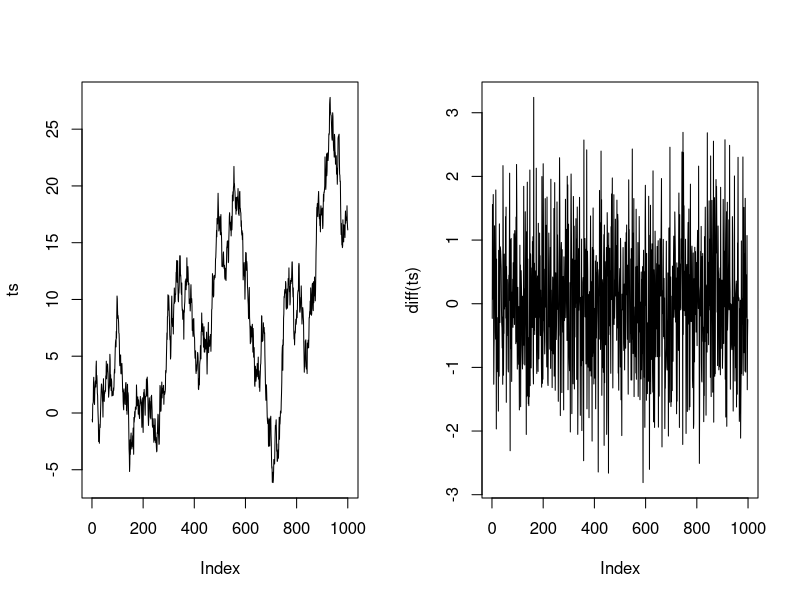

Generate this figure with R: (Note: this script raises an error after producing the figure.)
set.seed(123)
x = rnorm(1000)
ts <- cumsum(x)
diff_ts <- diff(ts)
par(mfrow=c(1,2))
plot(ts, type='l')
plot(diff(ts), type='l')

dt <- cars
length(dt[,1])

abs(x) #x의 절대값
log(x, base = y) #밑을 y로 하는 x의 log, 밑을 지정하지 않으면 lnx를 return
exp(x) #e의 x제곱
sqrt(x) #x의 제곱근
factanal(x) #x팩토리얼

x_vector <- seq(45, 55, by = 1)
log(x_vector)
exp(x_vector)
sqrt(x_vector)
factorial(x_vector)

mean(x) #x의 평균
median(x) #x의 중앙값
var(x) #x의 분산
sd(x) #x의 표준편차
scale(x) #x의 표준점수(z점수)
quantile(x) #x의 사분위수
summary(x) #x의 요약정보: 평균, 최소, 최대, 사분위수 등

speed <- cars$speed #cars라는 data frame에서 speed 열만 선택하여 추출
mean(speed)
median(speed)
var(speed)
sd(speed)
head(scale(speed), 5) #총 data frame에서 앞의 5개의 열만 출력
quantile(speed)
summary(speed)

square_function <- function(n) {
  n^2
}
square_function(4)
rm(square_function) #rm(): 함수 사용 후에 삭제 가능

ls(environment())

times <- function(x, y) {
  x*y
}
times(2, 4)

library(tibble)
data_frame <- tibble(c1 = rnorm(50, 5, 1.5), c2 = rnorm(50, 5, 1.5), c3 = rnorm(50, 5, 1.5))
(data_frame$c1 - min(data_frame$c1))/(max(data_frame$c1) - min(data_frame$c1)) #c1열의 정규화 값
data_frame$c1_norm <- (data_frame$c1 -min(data_frame$c1))/(max(data_frame$c1)-min(data_frame$c1))
data_frame$c2_norm <- (data_frame$c2 -min(data_frame$c2))/(max(data_frame$c2)-min(data_frame$c2))
data_frame$c3_norm <- (data_frame$c3 -min(data_frame$c3))/(max(data_frame$c3)-min(data_frame$c3))
head(data_frame$c3_norm, 5)

normalize <- function(x) {
  nominator <- x - min(x)
  denominator <- max(x) - min(x)
  normalize <- nominator/denominator
  return(normalize)
}
normalize(data_frame$c1)
data_frame$c1_norm_function <- normalize(data_frame$c1)
data_frame$c2_norm_function <- normalize(data_frame$c2)
data_frame$c3_norm_function <- normalize(data_frame$c3)

split_data <- function(df, train = TRUE) {
  length <- nrow(df)
  total_row <- length*0.8
  split <- 1:total_row
  if (train == TRUE) {
    train_df <- df[split, ]
    return(train_df)
  } else {
    test_df <- df[-split, ]
    return(test_df)
  }
}
#df: data set 정의
#train: 함수가 train data 혹은 test data를 반환할지를 지정, default는 TRUE로 지정

train <- split_data(airquality, train = TRUE)
dim(train)
test <- split_data(airquality, train = FALSE)
dim(test)